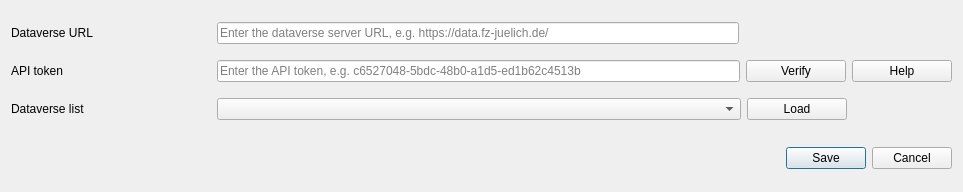
<?xml version="1.0" encoding="UTF-8"?>
<ui version="4.0">
 <class>ConfigDialogBase</class>
 <widget class="QDialog" name="ConfigDialogBase">
  <property name="geometry">
   <rect>
    <x>0</x>
    <y>0</y>
    <width>963</width>
    <height>192</height>
   </rect>
  </property>
  <property name="windowTitle">
   <string>Dataverse configuration</string>
  </property>
  <layout class="QGridLayout" name="gridLayout">
   <item row="2" column="0">
    <widget class="QDialogButtonBox" name="buttonBox">
     <property name="orientation">
      <enum>Qt::Horizontal</enum>
     </property>
     <property name="standardButtons">
      <set>QDialogButtonBox::Cancel|QDialogButtonBox::Save</set>
     </property>
    </widget>
   </item>
   <item row="0" column="0">
    <layout class="QVBoxLayout" name="mainVerticalLayout" stretch="0,0,0,0,0,0">
     <item>
      <layout class="QHBoxLayout" name="serverHorizontalLayout">
       <item>
        <widget class="QLabel" name="dataverseServerLabel">
         <property name="minimumSize">
          <size>
           <width>200</width>
           <height>0</height>
          </size>
         </property>
         <property name="text">
          <string>Dataverse URL</string>
         </property>
        </widget>
       </item>
       <item>
        <widget class="QLineEdit" name="dataverseServerLineEdit">
         <property name="placeholderText">
          <string>Enter the dataverse server URL, e.g. https://data.fz-juelich.de/</string>
         </property>
         <property name="clearButtonEnabled">
          <bool>true</bool>
         </property>
        </widget>
       </item>
       <item>
        <spacer name="horizontalSpacer_3">
         <property name="orientation">
          <enum>Qt::Horizontal</enum>
         </property>
         <property name="sizeType">
          <enum>QSizePolicy::Preferred</enum>
         </property>
         <property name="sizeHint" stdset="0">
          <size>
           <width>213</width>
           <height>20</height>
          </size>
         </property>
        </spacer>
       </item>
      </layout>
     </item>
     <item>
      <spacer name="verticalSpacer">
       <property name="orientation">
        <enum>Qt::Vertical</enum>
       </property>
       <property name="sizeType">
        <enum>QSizePolicy::Fixed</enum>
       </property>
       <property name="sizeHint" stdset="0">
        <size>
         <width>20</width>
         <height>10</height>
        </size>
       </property>
      </spacer>
     </item>
     <item>
      <layout class="QHBoxLayout" name="apiTokenHorizontalLayout">
       <item>
        <widget class="QLabel" name="apiTokenLabel">
         <property name="minimumSize">
          <size>
           <width>200</width>
           <height>0</height>
          </size>
         </property>
         <property name="text">
          <string>API token</string>
         </property>
        </widget>
       </item>
       <item>
        <widget class="QLineEdit" name="apiTokenLineEdit">
         <property name="placeholderText">
          <string>Enter the API token, e.g. c6527048-5bdc-48b0-a1d5-ed1b62c4513b</string>
         </property>
         <property name="clearButtonEnabled">
          <bool>true</bool>
         </property>
        </widget>
       </item>
       <item>
        <widget class="QPushButton" name="apitTokenVerifyPushButton">
         <property name="minimumSize">
          <size>
           <width>100</width>
           <height>0</height>
          </size>
         </property>
         <property name="toolTip">
          <string>Verify if the given dataverse server and api token are reachable.</string>
         </property>
         <property name="text">
          <string>Verify</string>
         </property>
        </widget>
       </item>
       <item>
        <widget class="QPushButton" name="apiTokenHelpPushButton">
         <property name="minimumSize">
          <size>
           <width>100</width>
           <height>0</height>
          </size>
         </property>
         <property name="toolTip">
          <string>Navigate to the help page for generating dataverse API token.</string>
         </property>
         <property name="text">
          <string>Help</string>
         </property>
        </widget>
       </item>
      </layout>
     </item>
     <item>
      <spacer name="verticalSpacer_2">
       <property name="orientation">
        <enum>Qt::Vertical</enum>
       </property>
       <property name="sizeType">
        <enum>QSizePolicy::Fixed</enum>
       </property>
       <property name="sizeHint" stdset="0">
        <size>
         <width>20</width>
         <height>10</height>
        </size>
       </property>
      </spacer>
     </item>
     <item>
      <layout class="QHBoxLayout" name="dataverseListHorizontalLayout">
       <item>
        <widget class="QLabel" name="dataverseListLabel">
         <property name="minimumSize">
          <size>
           <width>200</width>
           <height>0</height>
          </size>
         </property>
         <property name="text">
          <string>Dataverse list</string>
         </property>
        </widget>
       </item>
       <item>
        <widget class="QComboBox" name="dataverseListComboBox">
         <property name="sizePolicy">
          <sizepolicy hsizetype="Expanding" vsizetype="Fixed">
           <horstretch>0</horstretch>
           <verstretch>0</verstretch>
          </sizepolicy>
         </property>
        </widget>
       </item>
       <item>
        <widget class="QPushButton" name="dataverseListPushButton">
         <property name="minimumSize">
          <size>
           <width>100</width>
           <height>0</height>
          </size>
         </property>
         <property name="toolTip">
          <string>Loads available dataverse</string>
         </property>
         <property name="text">
          <string>Load</string>
         </property>
        </widget>
       </item>
       <item>
        <spacer name="dataverserListhorizontalSpacer">
         <property name="orientation">
          <enum>Qt::Horizontal</enum>
         </property>
         <property name="sizeType">
          <enum>QSizePolicy::Preferred</enum>
         </property>
         <property name="sizeHint" stdset="0">
          <size>
           <width>105</width>
           <height>20</height>
          </size>
         </property>
        </spacer>
       </item>
      </layout>
     </item>
     <item>
      <spacer name="verticalSpacer_3">
       <property name="orientation">
        <enum>Qt::Vertical</enum>
       </property>
       <property name="sizeType">
        <enum>QSizePolicy::Fixed</enum>
       </property>
       <property name="sizeHint" stdset="0">
        <size>
         <width>20</width>
         <height>10</height>
        </size>
       </property>
      </spacer>
     </item>
    </layout>
   </item>
  </layout>
 </widget>
 <resources/>
 <connections>
  <connection>
   <sender>buttonBox</sender>
   <signal>accepted()</signal>
   <receiver>ConfigDialogBase</receiver>
   <slot>accept()</slot>
   <hints>
    <hint type="sourcelabel">
     <x>248</x>
     <y>254</y>
    </hint>
    <hint type="destinationlabel">
     <x>157</x>
     <y>274</y>
    </hint>
   </hints>
  </connection>
  <connection>
   <sender>buttonBox</sender>
   <signal>rejected()</signal>
   <receiver>ConfigDialogBase</receiver>
   <slot>reject()</slot>
   <hints>
    <hint type="sourcelabel">
     <x>316</x>
     <y>260</y>
    </hint>
    <hint type="destinationlabel">
     <x>286</x>
     <y>274</y>
    </hint>
   </hints>
  </connection>
 </connections>
</ui>
